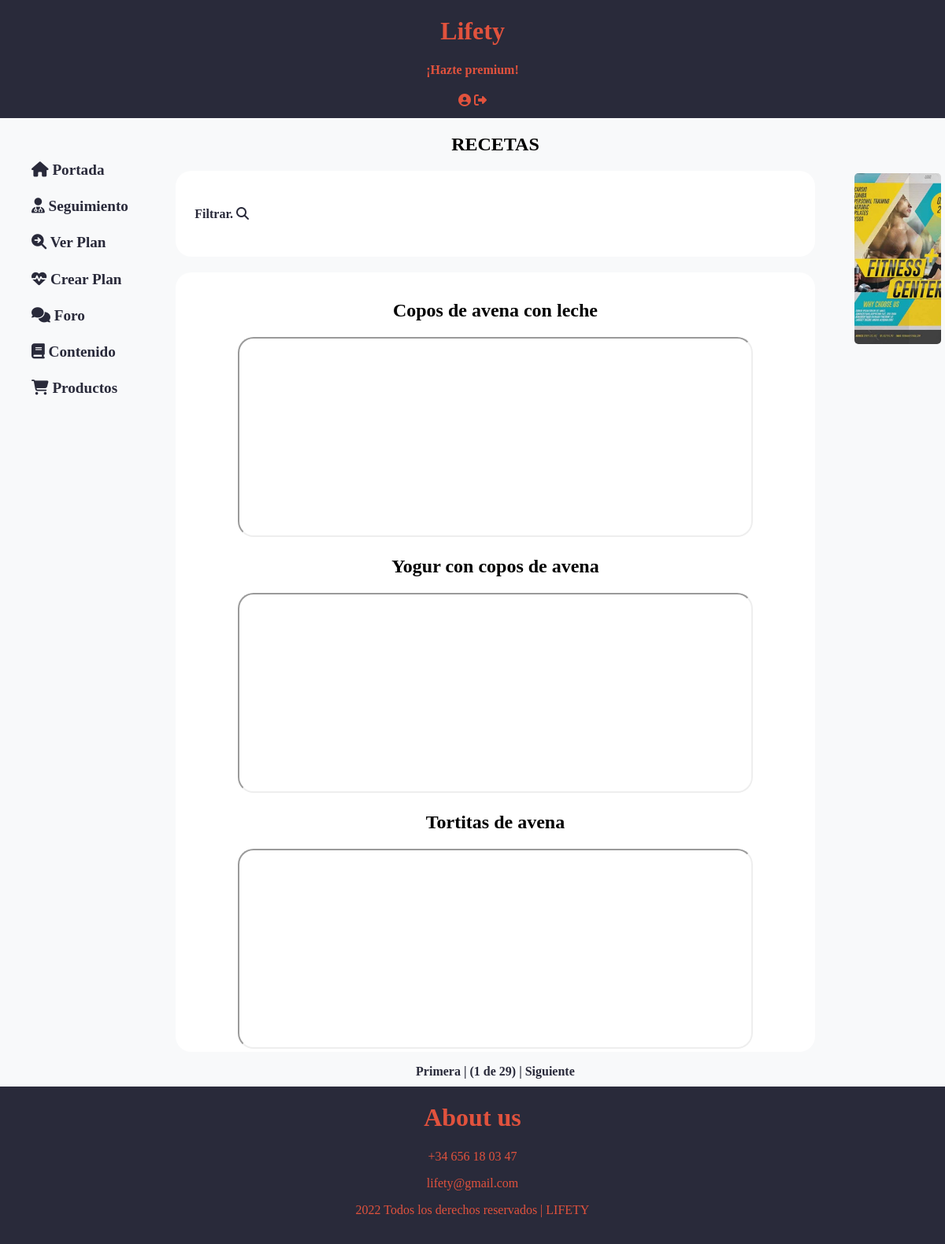
/recetas.php (signed in), run on the app's committed database.
### tables this page shows
CREATE TABLE IF NOT EXISTS `comidas` (
  `id_comida` int(5) UNSIGNED NOT NULL AUTO_INCREMENT,
  `objetivo` int(1) NOT NULL,
  `tipo` enum('Desayuno','Comida','Cena') NOT NULL,
  `descripcion` varchar(100) NOT NULL,
  `link` varchar(40) DEFAULT NULL,
  PRIMARY KEY (`id_comida`)
);

CREATE TABLE IF NOT EXISTS `anuncio` (
  `id_anuncio` int(5) UNSIGNED NOT NULL AUTO_INCREMENT,
  `nombre_empresa` varchar(20) NOT NULL,
  `contenido` mediumtext NOT NULL,
  `imagen` varchar(50) NOT NULL,
  `link` varchar(50) NOT NULL,
  PRIMARY KEY (`id_anuncio`),
  KEY `Empresa_FK` (`nombre_empresa`)
);

### includes/clases/appweb/Aplicacion.php (called while the page is built, shortened)
<?php
class Aplicacion {
    private static $instancia;
    private $inicializada;
    private function __construct() {
        $this->inicializada = false;
    }
    public function init($bdDatosConexion, $rutaApp = '/', $dirInstalacion = __DIR__) {
        if (!$this->inicializada) {
            $this->rutaRaizApp = $rutaApp;
            $this->inicializada = true;
        }
    }
    public function resuelve($path = '') {
        $rutaAppLongitudPrefijo = mb_strlen($this->rutaRaizApp);
        if (mb_strlen($path) > 0 && mb_substr($path, 0, 1) !== '/') {
            $path = '/' . $path;
        }
        return $this->rutaRaizApp . $path;
    }
    public function usuarioLogueado() {
        return ($_SESSION['login'] ?? false) === true;
    }
    public function esProfesional() {
        return $this->usuarioLogueado() && $_SESSION['rol'] == Personas::PROFESSIONAL_ROLE;
    }
    public function buildUrl($relativeURL, $params = []) {
        $url = $this->resuelve($relativeURL);
        $query = self::buildParams($params);
        if (!empty($query)) {
            $url .= '?' . $query;
        }
        return $url;
    }
    public static function buildParams($params, $separator = '&', $enclosing = '') {
        $query = '';
        $numParams = 0;
        foreach ($params as $param => $value) {
            if ($value != null) {
                if ($numParams > 0) {
                    $query .= $separator;
                }
                $query .= "{$param}={$enclosing}{$value}{$enclosing}";
                $numParams++;
            }
        }
        return $query;
    }
    public static function getInstance() {
        if (!self::$instancia instanceof self) {
            self::$instancia = new static();
        }
        return self::$instancia;
    }
}

### includes/config.php (called while the page is built, shortened)
<?php
spl_autoload_register(function ($class) {
    $prefix = '';
    $base_dir = __DIR__ . '/clases/';
    $len = strlen($prefix);
    $relative_class = substr($class, $len);
    $file = $base_dir . str_replace('\\', '/', $relative_class) . '.php';
});

### includes/clases/appweb/contenido/Comidas.php (called while the page is built, shortened)
<?php
class Comidas {
    public static function getData($cond){
        $conn = Aplicacion::getInstance()->getConexionBd();
        $query = "SELECT * FROM comidas WHERE $cond";
        $rs = $conn->query($query);
        $result = array();
        try {
            $rs = $conn->query($query);
            while ($fila = $rs->fetch_assoc()) {
                array_push($result, $fila);
            }
        } finally {
            if ($rs != null)
                $rs->free();
        }
        return $result;
    }
}

### includes/clases/appweb/publicidad/BannerAnuncio.php (called while the page is built, shortened)
<?php
class BannerAnuncio {
    static public function LogicaBanner(){
        $conn = Aplicacion::getInstance()->getConexionBd();
        $query = sprintf("SELECT * FROM anuncio ORDER BY RAND() LIMIT 1");
        $rs = $conn->query($query);
        $fila = $rs->fetch_assoc();
        $array = array();
        array_push($array, $fila["contenido"],$fila["imagen"],$fila["link"]);
        return $array;
    }
}

### includes/vistas/helpers/recetas.php (the view, shortened to what this page needs)
<?php
function muestraReceta($receta) {
    $html = "<h1>".$receta["descripcion"]."</h1>";
    $html .= "<iframe src='https://www.youtube.com/embed/$receta[link]'></iframe>";
    return $html;
}
function listaListaRecetasPaginadas($recetas, $url, $numPorPagina = 3, $numPagina = 1) {
    return listaListaRecetasPaginadasRecursivo($recetas, $url, 1, $numPorPagina, $numPagina);
}
function listaListaRecetasPaginadasRecursivo($recetas,  $url, $nivel = 1, $numPorPagina = 3, $numPagina = 1) {
    $primeraReceta = ($numPagina - 1) * $numPorPagina;
    $app = Aplicacion::getInstance();
    $numRecetas = count($recetas);
    $haySiguientePagina = false;
    if ($numRecetas > $numPorPagina + $primeraReceta) {
        $haySiguientePagina = true;
    }
    if($app->esProfesional()){
        $html = "<h4 class='message6'><a href='#'> Crea una receta. <i class='fa-solid fa-plus'></i></a></h4>";
        $form = new appweb\contenido\FormularioCreaReceta();
        $html .= $form->gestiona();
        $html .= "</div>";
    }
    else $html = '</div>';
    $html .= '<div class=recetas><ul>';
    for($idx = $primeraReceta; $idx < $primeraReceta + $numPorPagina && $idx < $numRecetas; $idx++) {
        $receta = $recetas[$idx];
        $html .= '<li>';
        $html .= muestraReceta($receta);
        $html .= '</li>';
    }
    $html .= '</ul></div>';
    if ($nivel == 1) {
        $clasesPrevia='deshabilitado';
        $clasesSiguiente = 'deshabilitado';
        $hrefPrevia = '';
        $hrefSiguiente = '';
        $objetivo = filter_input(INPUT_GET, 'objetivo', FILTER_SANITIZE_SPECIAL_CHARS) ?? '';
        $tipo = filter_input(INPUT_GET, 'tipo', FILTER_SANITIZE_SPECIAL_CHARS) ?? '';
        $descripcion = filter_input(INPUT_GET, 'descripcion', FILTER_SANITIZE_SPECIAL_CHARS) ?? '';
        if ($haySiguientePagina) {
            $paginaSiguiente = $numPagina + 1;
            $clasesSiguiente = '';
            $hrefSiguiente = $app->buildUrl($url,[
                'numPagina' => $paginaSiguiente,
                'numPorPagina' => $numPorPagina,
                "objetivo" => $objetivo,
                "tipo" => $tipo,
                "descripcion" => $descripcion
            ]);
        }
        $numrecetas = count($recetas);
        $nPaginas = $numrecetas / $numPorPagina;
        $nPaginas = ceil($nPaginas);
        $botonAnterior = ($numPagina != 1) ? "<a class='boton $clasesPrevia' href='$hrefPrevia'>Previa</a>" : "Primera";
        $botonSiguiente = ($haySiguientePagina) ? "<a class='boton $clasesSiguiente' href='$hrefSiguiente'>Siguiente</a>" : "Última";
        $html .=<<<EOS
            <div id=paginas>
                $botonAnterior
                | ($numPagina de $nPaginas) |
                $botonSiguiente
            </div>
        EOS;
    }
    return $html;
}

### includes/clases/appweb/publicidad/ActualizarAnuncio.php (shortened to what this page needs)
<?php
class ActualizarAnuncio {
    static function htmlbanner(){
       $array = BannerAnuncio::LogicaBanner();
       $img = RUTA_IMGS;
       $contenido = $array[0];
       $imagen = $array[1];
       $link = $array[2];
       return "<a href='$link' title = '$contenido'>
       <img src='$img/anuncios/$imagen'/></a>";
    }
}

### src/css/estilo.css (style rules this page uses)
body { position : absolute; width : 100%; height : 100%; margin : 0; padding : 0; font-family: Century; background-color: #f8f9fa; }
body:before { content: ""; position: fixed; display: block; top: 0; left: 0; display: block; width: 100%; height: 100%; }
h1 { text-align: center; }
.navbar .nav-container li, .recetas li, .temas li, .nivel li, .noticias li, .ejercicios li { list-style: none; }
#actua a img { margin-top: 70px; width: 100%; border-radius: 5px; }
#paginas { margin-top: 10px; margin-bottom: 10px; text-align: center; color: #292a3a; font-weight: bold; }
#paginas a, #paginas a:visited, .creafiltra h4 a, .creafiltra h4 a:visited { color: #292a3a; font-weight: bold; text-decoration: none; }
.recetas { background: #FFFFFF; padding-top: 15px; border-radius: 20px; width: 100%; text-align: center; }
.recetas iframe { width: 80%; min-height: 250px; border-radius: 20px; }
.recetas ul { padding-inline-start: 0px; }

### data on the page
comidas: descripcion "Copos de avena con leche"
comidas: descripcion "Yogur con copos de avena"
comidas: descripcion "Tortitas de avena"
anuncio: imagen (picture)

### other printed values
$numPagina "1"
$nPaginas "29"
